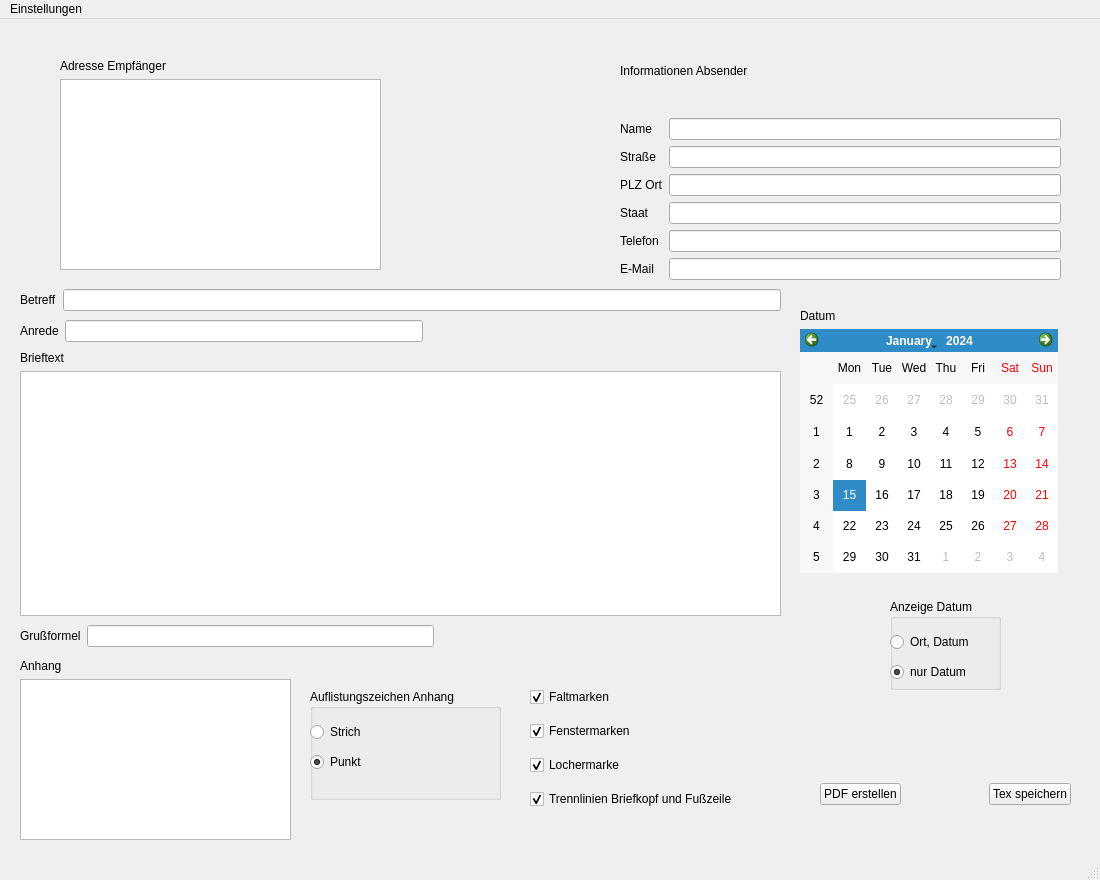
<?xml version="1.0" encoding="UTF-8"?>
<ui version="4.0">
 <class>MainWindow</class>
 <widget class="QMainWindow" name="MainWindow">
  <property name="geometry">
   <rect>
    <x>0</x>
    <y>0</y>
    <width>1100</width>
    <height>880</height>
   </rect>
  </property>
  <property name="minimumSize">
   <size>
    <width>1100</width>
    <height>880</height>
   </size>
  </property>
  <property name="windowTitle">
   <string>MainWindow</string>
  </property>
  <widget class="QWidget" name="centralwidget">
   <widget class="QGroupBox" name="attachment_listing_box">
    <property name="geometry">
     <rect>
      <x>310</x>
      <y>670</y>
      <width>191</width>
      <height>111</height>
     </rect>
    </property>
    <property name="title">
     <string>Auflistungszeichen Anhang</string>
    </property>
    <widget class="QRadioButton" name="attachment_dot_radio">
     <property name="enabled">
      <bool>true</bool>
     </property>
     <property name="geometry">
      <rect>
       <x>0</x>
       <y>30</y>
       <width>111</width>
       <height>26</height>
      </rect>
     </property>
     <property name="text">
      <string>Strich</string>
     </property>
     <property name="checked">
      <bool>false</bool>
     </property>
    </widget>
    <widget class="QRadioButton" name="attachment_dash_radio">
     <property name="geometry">
      <rect>
       <x>0</x>
       <y>60</y>
       <width>111</width>
       <height>26</height>
      </rect>
     </property>
     <property name="text">
      <string>Punkt</string>
     </property>
     <property name="checked">
      <bool>true</bool>
     </property>
    </widget>
   </widget>
   <widget class="QGroupBox" name="date_form_box">
    <property name="geometry">
     <rect>
      <x>890</x>
      <y>580</y>
      <width>111</width>
      <height>91</height>
     </rect>
    </property>
    <property name="title">
     <string>Anzeige Datum</string>
    </property>
    <widget class="QRadioButton" name="place_date_radio">
     <property name="geometry">
      <rect>
       <x>0</x>
       <y>30</y>
       <width>111</width>
       <height>26</height>
      </rect>
     </property>
     <property name="text">
      <string>Ort, Datum</string>
     </property>
    </widget>
    <widget class="QRadioButton" name="only_date_radio">
     <property name="geometry">
      <rect>
       <x>0</x>
       <y>60</y>
       <width>111</width>
       <height>26</height>
      </rect>
     </property>
     <property name="text">
      <string>nur Datum</string>
     </property>
     <property name="checked">
      <bool>true</bool>
     </property>
    </widget>
   </widget>
   <widget class="QWidget" name="verticalLayoutWidget">
    <property name="geometry">
     <rect>
      <x>530</x>
      <y>660</y>
      <width>255</width>
      <height>141</height>
     </rect>
    </property>
    <layout class="QVBoxLayout" name="markers_boxes_layout">
     <item>
      <widget class="QCheckBox" name="faltmarken_checkbox">
       <property name="enabled">
        <bool>true</bool>
       </property>
       <property name="autoFillBackground">
        <bool>false</bool>
       </property>
       <property name="text">
        <string>Faltmarken</string>
       </property>
       <property name="checked">
        <bool>true</bool>
       </property>
      </widget>
     </item>
     <item>
      <widget class="QCheckBox" name="fenstermarken_checkbox">
       <property name="text">
        <string>Fenstermarken</string>
       </property>
       <property name="checked">
        <bool>true</bool>
       </property>
      </widget>
     </item>
     <item>
      <widget class="QCheckBox" name="lochermarke_checkbox">
       <property name="text">
        <string>Lochermarke</string>
       </property>
       <property name="checked">
        <bool>true</bool>
       </property>
      </widget>
     </item>
     <item>
      <widget class="QCheckBox" name="trennlinien_checkbox">
       <property name="text">
        <string>Trennlinien Briefkopf und Fußzeile</string>
       </property>
       <property name="checked">
        <bool>true</bool>
       </property>
      </widget>
     </item>
    </layout>
   </widget>
   <widget class="QWidget" name="verticalLayoutWidget_2">
    <property name="geometry">
     <rect>
      <x>60</x>
      <y>40</y>
      <width>321</width>
      <height>211</height>
     </rect>
    </property>
    <layout class="QVBoxLayout" name="recipient_layout">
     <item>
      <widget class="QLabel" name="recipient_label">
       <property name="text">
        <string>Adresse Empfänger</string>
       </property>
       <property name="buddy">
        <cstring>recipient_text</cstring>
       </property>
      </widget>
     </item>
     <item>
      <widget class="QPlainTextEdit" name="recipient_text"/>
     </item>
    </layout>
   </widget>
   <widget class="QWidget" name="horizontalLayoutWidget_3">
    <property name="geometry">
     <rect>
      <x>820</x>
      <y>750</y>
      <width>251</width>
      <height>51</height>
     </rect>
    </property>
    <layout class="QHBoxLayout" name="buttons_layout">
     <item>
      <widget class="QPushButton" name="create_button">
       <property name="text">
        <string>PDF erstellen</string>
       </property>
      </widget>
     </item>
     <item>
      <spacer name="buttons_spacer">
       <property name="orientation">
        <enum>Qt::Horizontal</enum>
       </property>
       <property name="sizeHint" stdset="0">
        <size>
         <width>40</width>
         <height>20</height>
        </size>
       </property>
      </spacer>
     </item>
     <item>
      <widget class="QPushButton" name="save_button">
       <property name="text">
        <string>Tex speichern</string>
       </property>
      </widget>
     </item>
    </layout>
   </widget>
   <widget class="QWidget" name="verticalLayoutWidget_4">
    <property name="geometry">
     <rect>
      <x>620</x>
      <y>10</y>
      <width>441</width>
      <height>251</height>
     </rect>
    </property>
    <layout class="QVBoxLayout" name="sender_layout">
     <item>
      <widget class="QLabel" name="sender_info_label">
       <property name="text">
        <string>Informationen Absender</string>
       </property>
      </widget>
     </item>
     <item>
      <layout class="QHBoxLayout" name="sender_fields_layout">
       <item>
        <layout class="QVBoxLayout" name="sender_labels_layout">
         <item>
          <widget class="QLabel" name="name_label">
           <property name="text">
            <string>Name</string>
           </property>
           <property name="buddy">
            <cstring>name_line</cstring>
           </property>
          </widget>
         </item>
         <item>
          <widget class="QLabel" name="street_label">
           <property name="text">
            <string>Straße</string>
           </property>
           <property name="buddy">
            <cstring>street_line</cstring>
           </property>
          </widget>
         </item>
         <item>
          <widget class="QLabel" name="city_label">
           <property name="text">
            <string>PLZ Ort</string>
           </property>
           <property name="buddy">
            <cstring>city_line</cstring>
           </property>
          </widget>
         </item>
         <item>
          <widget class="QLabel" name="country_label">
           <property name="text">
            <string>Staat</string>
           </property>
           <property name="buddy">
            <cstring>country_line</cstring>
           </property>
          </widget>
         </item>
         <item>
          <widget class="QLabel" name="phone_label">
           <property name="text">
            <string>Telefon</string>
           </property>
           <property name="buddy">
            <cstring>phone_line</cstring>
           </property>
          </widget>
         </item>
         <item>
          <widget class="QLabel" name="email_label">
           <property name="text">
            <string>E-Mail</string>
           </property>
           <property name="buddy">
            <cstring>email_line</cstring>
           </property>
          </widget>
         </item>
        </layout>
       </item>
       <item>
        <layout class="QVBoxLayout" name="sender_lines_layout">
         <item>
          <widget class="QLineEdit" name="name_line"/>
         </item>
         <item>
          <widget class="QLineEdit" name="street_line"/>
         </item>
         <item>
          <widget class="QLineEdit" name="city_line"/>
         </item>
         <item>
          <widget class="QLineEdit" name="country_line"/>
         </item>
         <item>
          <widget class="QLineEdit" name="phone_line"/>
         </item>
         <item>
          <widget class="QLineEdit" name="email_line"/>
         </item>
        </layout>
       </item>
      </layout>
     </item>
    </layout>
   </widget>
   <widget class="QWidget" name="verticalLayoutWidget_5">
    <property name="geometry">
     <rect>
      <x>800</x>
      <y>290</y>
      <width>258</width>
      <height>264</height>
     </rect>
    </property>
    <layout class="QVBoxLayout" name="calendar_layout">
     <item>
      <widget class="QLabel" name="date_label">
       <property name="text">
        <string>Datum</string>
       </property>
       <property name="buddy">
        <cstring>calendarWidget</cstring>
       </property>
      </widget>
     </item>
     <item>
      <widget class="QCalendarWidget" name="calendarWidget">
       <property name="minimumDate">
        <date>
         <year>2015</year>
         <month>8</month>
         <day>20</day>
        </date>
       </property>
       <property name="gridVisible">
        <bool>false</bool>
       </property>
      </widget>
     </item>
    </layout>
   </widget>
   <widget class="QWidget" name="verticalLayoutWidget_6">
    <property name="geometry">
     <rect>
      <x>20</x>
      <y>640</y>
      <width>271</width>
      <height>181</height>
     </rect>
    </property>
    <layout class="QVBoxLayout" name="attachment_layout">
     <item>
      <widget class="QLabel" name="attachment_label">
       <property name="text">
        <string>Anhang</string>
       </property>
       <property name="buddy">
        <cstring>attachment_text</cstring>
       </property>
      </widget>
     </item>
     <item>
      <widget class="QPlainTextEdit" name="attachment_text"/>
     </item>
    </layout>
   </widget>
   <widget class="QWidget" name="verticalLayoutWidget_7">
    <property name="geometry">
     <rect>
      <x>20</x>
      <y>270</y>
      <width>761</width>
      <height>361</height>
     </rect>
    </property>
    <layout class="QVBoxLayout" name="letter_content_layout">
     <item>
      <layout class="QHBoxLayout" name="subject_layout">
       <item>
        <widget class="QLabel" name="subject_label">
         <property name="text">
          <string>Betreff</string>
         </property>
         <property name="buddy">
          <cstring>subject_line</cstring>
         </property>
        </widget>
       </item>
       <item>
        <widget class="QLineEdit" name="subject_line"/>
       </item>
      </layout>
     </item>
     <item>
      <layout class="QHBoxLayout" name="salutation_layout">
       <item>
        <widget class="QLabel" name="salutation_label">
         <property name="text">
          <string>Anrede</string>
         </property>
         <property name="buddy">
          <cstring>salutation_line</cstring>
         </property>
        </widget>
       </item>
       <item>
        <widget class="QLineEdit" name="salutation_line"/>
       </item>
       <item>
        <spacer name="salutation_spacer">
         <property name="orientation">
          <enum>Qt::Horizontal</enum>
         </property>
         <property name="sizeHint" stdset="0">
          <size>
           <width>78</width>
           <height>28</height>
          </size>
         </property>
        </spacer>
       </item>
      </layout>
     </item>
     <item>
      <layout class="QVBoxLayout" name="verticalLayout">
       <item>
        <widget class="QLabel" name="content_label">
         <property name="text">
          <string>Brieftext</string>
         </property>
         <property name="buddy">
          <cstring>content_text</cstring>
         </property>
        </widget>
       </item>
       <item>
        <widget class="QPlainTextEdit" name="content_text"/>
       </item>
       <item>
        <layout class="QHBoxLayout" name="greeting_layout">
         <item>
          <widget class="QLabel" name="greeting_label">
           <property name="text">
            <string>Grußformel</string>
           </property>
           <property name="buddy">
            <cstring>greeting_line</cstring>
           </property>
          </widget>
         </item>
         <item>
          <widget class="QLineEdit" name="greeting_line"/>
         </item>
         <item>
          <spacer name="greeting_spacer">
           <property name="orientation">
            <enum>Qt::Horizontal</enum>
           </property>
           <property name="sizeHint" stdset="0">
            <size>
             <width>78</width>
             <height>28</height>
            </size>
           </property>
          </spacer>
         </item>
        </layout>
       </item>
      </layout>
     </item>
    </layout>
   </widget>
  </widget>
  <widget class="QMenuBar" name="menubar">
   <property name="geometry">
    <rect>
     <x>0</x>
     <y>0</y>
     <width>1100</width>
     <height>26</height>
    </rect>
   </property>
   <widget class="QMenu" name="menuEinstellungen">
    <property name="title">
     <string>Einstellungen</string>
    </property>
    <widget class="QMenu" name="menuWeitere_Angaben">
     <property name="title">
      <string>weitere Angaben ändern</string>
     </property>
     <addaction name="actionBankverbindung"/>
    </widget>
    <widget class="QMenu" name="menuMarkierungen">
     <property name="title">
      <string>Markierungen</string>
     </property>
     <addaction name="actionFaltmarken"/>
     <addaction name="actionFenstermarken"/>
     <addaction name="actionLochermarke"/>
     <addaction name="actionTrennlinien"/>
    </widget>
    <addaction name="actionAnhang"/>
    <addaction name="menuMarkierungen"/>
    <addaction name="menuWeitere_Angaben"/>
   </widget>
   <addaction name="menuEinstellungen"/>
  </widget>
  <widget class="QStatusBar" name="statusbar"/>
  <action name="actionBankverbindung">
   <property name="text">
    <string>Bankverbindung</string>
   </property>
  </action>
  <action name="actionFaltmarken">
   <property name="checkable">
    <bool>true</bool>
   </property>
   <property name="checked">
    <bool>true</bool>
   </property>
   <property name="text">
    <string>Faltmarken</string>
   </property>
  </action>
  <action name="actionFenstermarken">
   <property name="checkable">
    <bool>true</bool>
   </property>
   <property name="checked">
    <bool>true</bool>
   </property>
   <property name="text">
    <string>Fenstermarken</string>
   </property>
  </action>
  <action name="actionLochermarke">
   <property name="checkable">
    <bool>true</bool>
   </property>
   <property name="checked">
    <bool>true</bool>
   </property>
   <property name="text">
    <string>Lochermarke</string>
   </property>
  </action>
  <action name="actionTrennlinien">
   <property name="checkable">
    <bool>true</bool>
   </property>
   <property name="checked">
    <bool>true</bool>
   </property>
   <property name="text">
    <string>Trennlinien Briefkopf und Fußzeile</string>
   </property>
  </action>
  <action name="actionAnhang">
   <property name="text">
    <string>Anhang</string>
   </property>
  </action>
 </widget>
 <tabstops>
  <tabstop>name_line</tabstop>
  <tabstop>street_line</tabstop>
  <tabstop>city_line</tabstop>
  <tabstop>country_line</tabstop>
  <tabstop>phone_line</tabstop>
  <tabstop>email_line</tabstop>
  <tabstop>recipient_text</tabstop>
  <tabstop>subject_line</tabstop>
  <tabstop>salutation_line</tabstop>
  <tabstop>content_text</tabstop>
  <tabstop>greeting_line</tabstop>
  <tabstop>calendarWidget</tabstop>
  <tabstop>attachment_text</tabstop>
  <tabstop>place_date_radio</tabstop>
  <tabstop>only_date_radio</tabstop>
  <tabstop>attachment_dot_radio</tabstop>
  <tabstop>attachment_dash_radio</tabstop>
  <tabstop>faltmarken_checkbox</tabstop>
  <tabstop>fenstermarken_checkbox</tabstop>
  <tabstop>lochermarke_checkbox</tabstop>
  <tabstop>trennlinien_checkbox</tabstop>
  <tabstop>create_button</tabstop>
  <tabstop>save_button</tabstop>
 </tabstops>
 <resources/>
 <connections>
  <connection>
   <sender>save_button</sender>
   <signal>clicked()</signal>
   <receiver>MainWindow</receiver>
   <slot>save_tex()</slot>
   <hints>
    <hint type="sourcelabel">
     <x>1020</x>
     <y>801</y>
    </hint>
    <hint type="destinationlabel">
     <x>549</x>
     <y>439</y>
    </hint>
   </hints>
  </connection>
  <connection>
   <sender>create_button</sender>
   <signal>clicked()</signal>
   <receiver>MainWindow</receiver>
   <slot>create_pdf()</slot>
   <hints>
    <hint type="sourcelabel">
     <x>870</x>
     <y>801</y>
    </hint>
    <hint type="destinationlabel">
     <x>549</x>
     <y>439</y>
    </hint>
   </hints>
  </connection>
  <connection>
   <sender>actionFaltmarken</sender>
   <signal>triggered(bool)</signal>
   <receiver>faltmarken_checkbox</receiver>
   <slot>toggle()</slot>
   <hints>
    <hint type="sourcelabel">
     <x>-1</x>
     <y>-1</y>
    </hint>
    <hint type="destinationlabel">
     <x>657</x>
     <y>702</y>
    </hint>
   </hints>
  </connection>
  <connection>
   <sender>actionFenstermarken</sender>
   <signal>triggered(bool)</signal>
   <receiver>fenstermarken_checkbox</receiver>
   <slot>toggle()</slot>
   <hints>
    <hint type="sourcelabel">
     <x>-1</x>
     <y>-1</y>
    </hint>
    <hint type="destinationlabel">
     <x>657</x>
     <y>737</y>
    </hint>
   </hints>
  </connection>
  <connection>
   <sender>actionLochermarke</sender>
   <signal>triggered(bool)</signal>
   <receiver>lochermarke_checkbox</receiver>
   <slot>toggle()</slot>
   <hints>
    <hint type="sourcelabel">
     <x>-1</x>
     <y>-1</y>
    </hint>
    <hint type="destinationlabel">
     <x>657</x>
     <y>772</y>
    </hint>
   </hints>
  </connection>
  <connection>
   <sender>actionTrennlinien</sender>
   <signal>triggered(bool)</signal>
   <receiver>trennlinien_checkbox</receiver>
   <slot>toggle()</slot>
   <hints>
    <hint type="sourcelabel">
     <x>-1</x>
     <y>-1</y>
    </hint>
    <hint type="destinationlabel">
     <x>657</x>
     <y>807</y>
    </hint>
   </hints>
  </connection>
  <connection>
   <sender>faltmarken_checkbox</sender>
   <signal>clicked(bool)</signal>
   <receiver>actionFaltmarken</receiver>
   <slot>toggle()</slot>
   <hints>
    <hint type="sourcelabel">
     <x>657</x>
     <y>702</y>
    </hint>
    <hint type="destinationlabel">
     <x>-1</x>
     <y>-1</y>
    </hint>
   </hints>
  </connection>
  <connection>
   <sender>fenstermarken_checkbox</sender>
   <signal>clicked(bool)</signal>
   <receiver>actionFenstermarken</receiver>
   <slot>toggle()</slot>
   <hints>
    <hint type="sourcelabel">
     <x>657</x>
     <y>737</y>
    </hint>
    <hint type="destinationlabel">
     <x>-1</x>
     <y>-1</y>
    </hint>
   </hints>
  </connection>
  <connection>
   <sender>lochermarke_checkbox</sender>
   <signal>clicked(bool)</signal>
   <receiver>actionLochermarke</receiver>
   <slot>toggle()</slot>
   <hints>
    <hint type="sourcelabel">
     <x>657</x>
     <y>772</y>
    </hint>
    <hint type="destinationlabel">
     <x>-1</x>
     <y>-1</y>
    </hint>
   </hints>
  </connection>
  <connection>
   <sender>trennlinien_checkbox</sender>
   <signal>clicked(bool)</signal>
   <receiver>actionTrennlinien</receiver>
   <slot>toggle()</slot>
   <hints>
    <hint type="sourcelabel">
     <x>657</x>
     <y>807</y>
    </hint>
    <hint type="destinationlabel">
     <x>-1</x>
     <y>-1</y>
    </hint>
   </hints>
  </connection>
  <connection>
   <sender>create_button</sender>
   <signal>clicked(bool)</signal>
   <receiver>statusbar</receiver>
   <slot>clearMessage()</slot>
   <hints>
    <hint type="sourcelabel">
     <x>861</x>
     <y>802</y>
    </hint>
    <hint type="destinationlabel">
     <x>868</x>
     <y>867</y>
    </hint>
   </hints>
  </connection>
  <connection>
   <sender>save_button</sender>
   <signal>clicked(bool)</signal>
   <receiver>statusbar</receiver>
   <slot>clearMessage()</slot>
   <hints>
    <hint type="sourcelabel">
     <x>1023</x>
     <y>803</y>
    </hint>
    <hint type="destinationlabel">
     <x>1004</x>
     <y>870</y>
    </hint>
   </hints>
  </connection>
  <connection>
   <sender>actionBankverbindung</sender>
   <signal>triggered(bool)</signal>
   <receiver>MainWindow</receiver>
   <slot>show()</slot>
   <hints>
    <hint type="sourcelabel">
     <x>-1</x>
     <y>-1</y>
    </hint>
    <hint type="destinationlabel">
     <x>549</x>
     <y>439</y>
    </hint>
   </hints>
  </connection>
 </connections>
 <slots>
  <slot>create_pdf()</slot>
  <slot>save_tex()</slot>
 </slots>
</ui>
